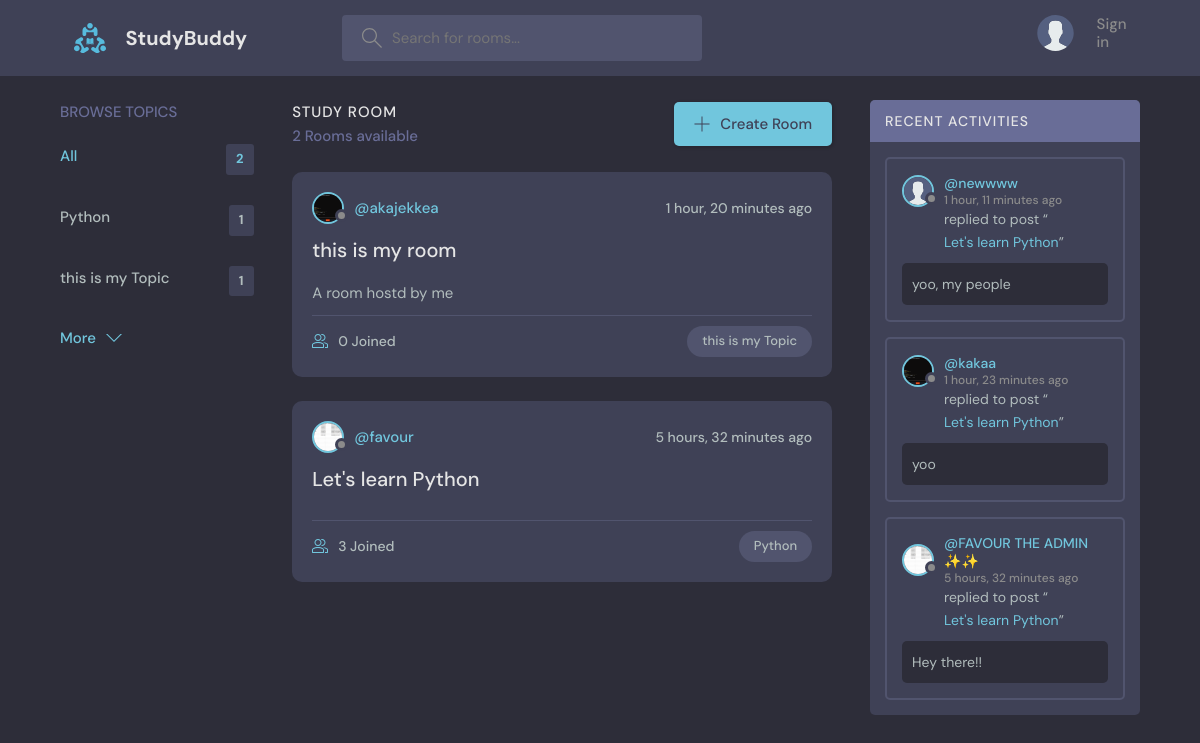
Before: / with the older database file.
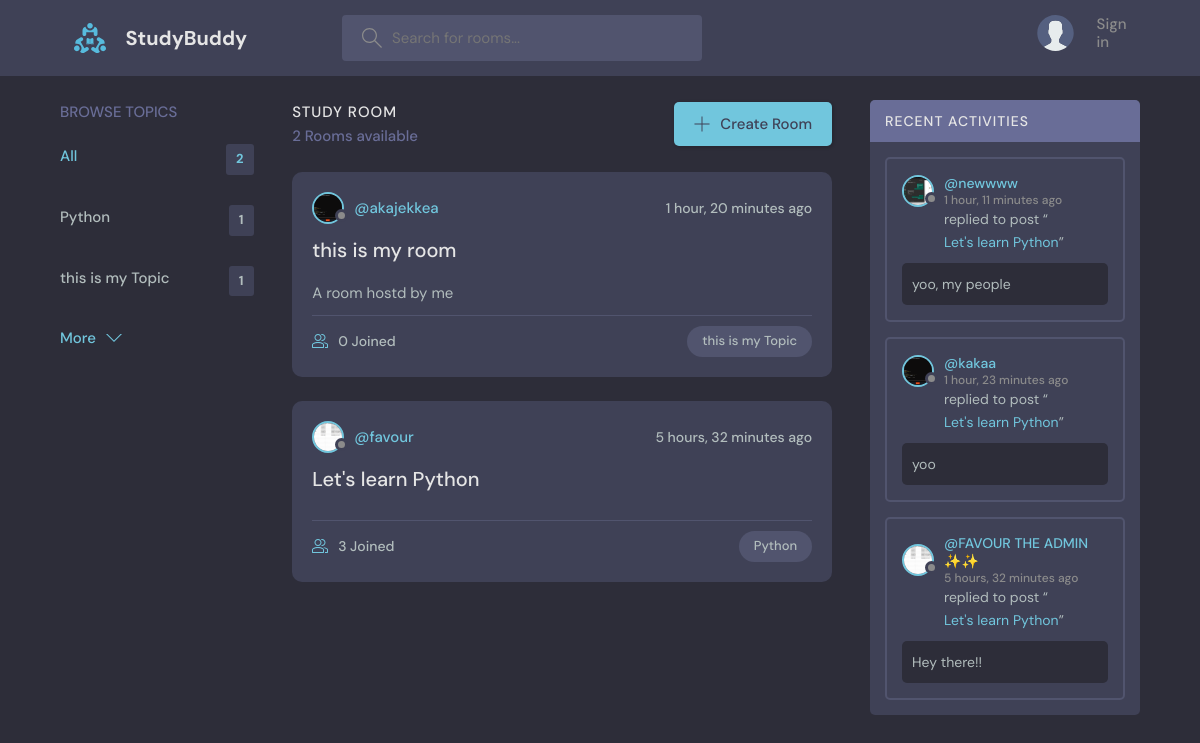
After: the same page with the newer database file.
### base/models.py (models this page shows)
class Message(models.Model):
  user = models.ForeignKey(User, on_delete=models.CASCADE)
  room = models.ForeignKey(Room, on_delete=models.CASCADE)
  body = models.TextField()
  updated = models.DateTimeField(auto_now=True)
  created = models.DateTimeField(auto_now_add=True)
  class Meta:
    ordering = ['-updated', '-created']
  def __str__(self):
    return self.body[0:50]

class User(AbstractUser):
  name = models.CharField(max_length=200, null=True)
  email = models.EmailField(null=True, unique=True)
  bio = models.TextField(null=True)
  avatar = models.ImageField(null=True, default="avatar.svg")
  USERNAME_FIELD = 'email'
  REQUIRED_FIELDS = []

class Room(models.Model):
  host = models.ForeignKey(User, on_delete=models.SET_NULL, null=True)
  topic = models.ForeignKey(Topic, on_delete=models.SET_NULL, null=True)
  name = models.CharField(max_length=200)
  description = models.TextField(null=True, blank=True)
  participants = models.ManyToManyField(User, related_name="participants", blank=True)
  updated = models.DateTimeField(auto_now=True)
  created = models.DateTimeField(auto_now_add=True)
  class Meta:
    ordering = ['-updated', '-created']
  def __str__(self):
    return self.name

### base/views.py (the view)
# urls.py: path('', views.home, name='home'),
def home(request):
  q =  request.GET.get('q') if request.GET.get('q') != None else ''
  rooms = Room.objects.filter(
    Q(topic__name__icontains=q) |
    Q(name__icontains=q) |
    Q(description__icontains=q)
    )
  topics = Topic.objects.all()[0:10]
  room_count = rooms.count()
  room_messages = Message.objects.filter(
    Q(room__topic__name__icontains=q))
  context = {'rooms': rooms, 'topics':topics, 'room_count': room_count, 'room_messages': room_messages}
  return render(request, 'base/home.html', context)

### base/templates/base/home.html (shortened to what this page needs)
{% extends 'main.html' %} {% block content %}
<main class="layout layout--3">
  <div class="container">
    <div>{% include 'base/topics_component.html' %}</div>
    <div class="roomList">
      <div class="roomList__header">
        <div>
          <h2>Study Room</h2>
          <p>{{room_count}} Rooms available</p>
        </div>
        <a class="btn btn--main" href="{% url 'create-room' %}">
          <svg
            version="1.1"
            xmlns="http://www.w3.org/2000/svg"
            width="32"
            height="32"
            viewBox="0 0 32 32"
          >
            <title>add</title>
            <path
              d="M16.943 0.943h-1.885v14.115h-14.115v1.885h14.115v14.115h1.885v-14.115h14.115v-1.885h-14.115v-14.115z"
            ></path>
          </svg>
          Create Room
        </a>
      </div>
      <div>{% include 'base/feed_component.html' %}</div>
    </div>
    <div>{% include 'base/activity_component.html' %}</div>
  </div>
</main>
{% endblock content %}

### base/templates/base/activity_component.html (shortened to what this page needs)
<div class="activities">
  <div class="activities__header">
    <h2>Recent Activities</h2>
  </div>
  {% for message in room_messages %}
  <div class="activities__box">
    <div class="activities__boxHeader roomListRoom__header">
      <a
        href="{% url 'user-profile' message.user.id %}"
        class="roomListRoom__author"
      >
        <div class="avatar avatar--small">
          <img src="{{message.user.avatar.url}}" />
        </div>
        <p>
          @{{message.user.name}}
          <span>{{message.created |timesince}} ago</span>
        </p>
      </a>
    </div>
    <div class="activities__boxContent">
      <p>
        replied to post “<a href="{% url 'room' message.room.id %}"
          >{{message.room}}</a
        >”
      </p>
      <div class="activities__boxRoomContent">{{message}}</div>
    </div>
  </div>
  {% endfor %}
</div>

Changed rows visible on the page:
changed through a linked row, Message "yoo, my people": user.avatar: picture added in place of a placeholder
